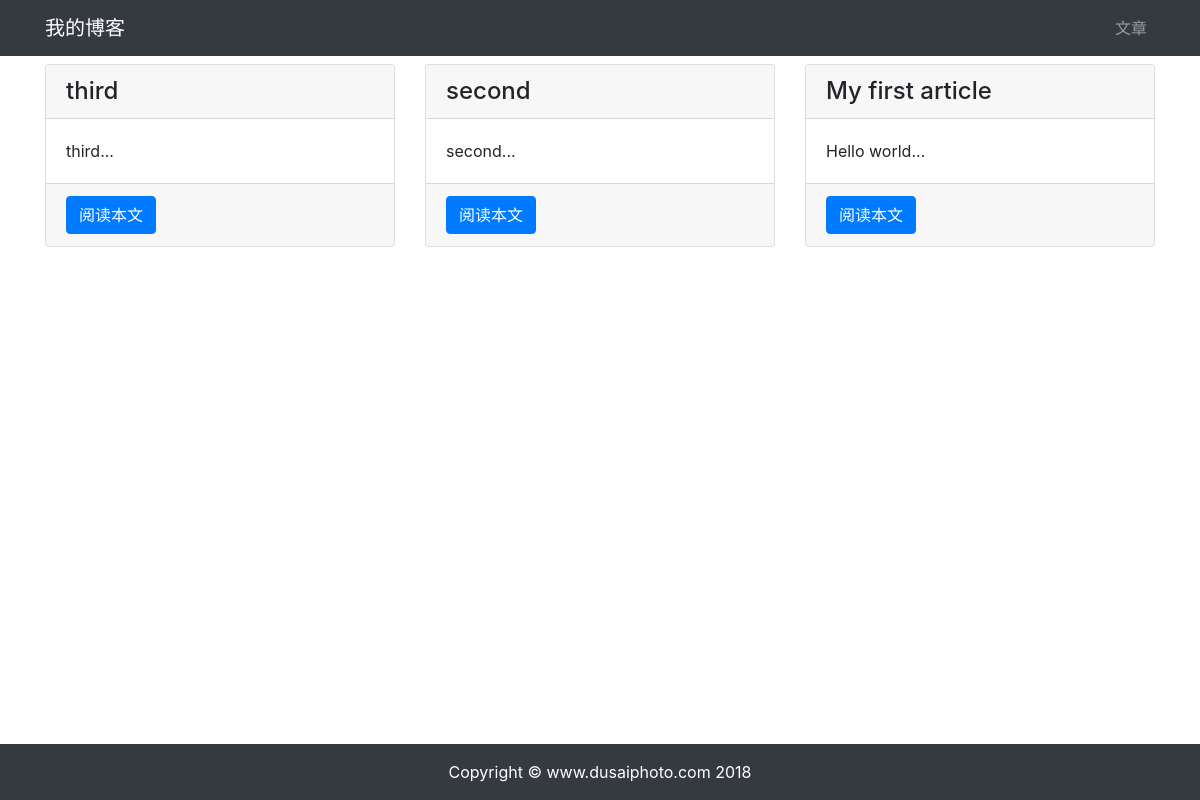
Page /article/article-list/ on the earlier database version.
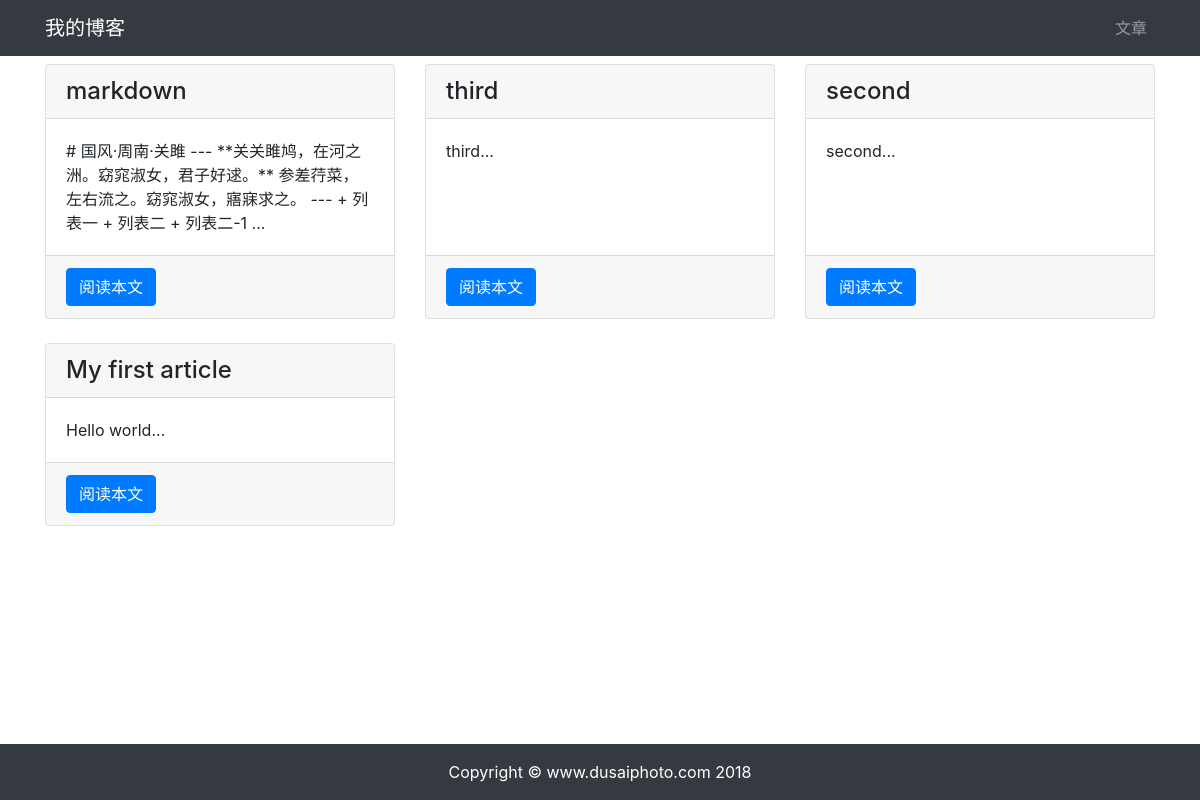
Same page on the later database version.
### article/models.py (models this page shows, shortened)
class ArticlePost(models.Model):
    author = models.ForeignKey(User, on_delete=models.CASCADE)
    title = models.CharField(max_length=100)
    body = models.TextField()
    created = models.DateTimeField(default=timezone.now)
    updated = models.DateTimeField(auto_now=True)
    class Meta:
      ordering = ('-created',)

### article/views.py (the view)
# urls.py: path('article-list/', views.article_list, name='article_list'),
def article_list(request):
  articles = ArticlePost.objects.all()
  context = { 'articles': articles }
  return render(request, 'article/list.html', context)

### templates/article/list.html (shortened to what this page needs)
{% extends "base.html" %}
{% load staticfiles %}
{% block content %}
<div class="container">
  <div class="row mt-2">
    {% for article in articles %}
    <div class="col-4 mb-4">
      <div class="card h-100">
        <h4 class="card-header">{{ article.title }}</h4>
        <div class="card-body">
          <p class="card-text">{{ article.body|slice:'100' }}...</p>
        </div>
        <div class="card-footer">
          <a href="{% url 'article:article_detail' article.id %}" class="btn btn-primary">阅读本文</a>
        </div>
      </div>
    </div>
    {% endfor %}
  </div>
</div>
{% endblock content %}

Differences in the rows shown:
added ArticlePost: title "markdown", body "# 国风·周南·关雎 --- **关关雎鸠，在河之洲。窈窕淑女，君子好逑。** 参差荇菜，左右流之。窈窕淑女，寤寐求之。 --- + 列表一 + 列表二 + 列表二-1"
